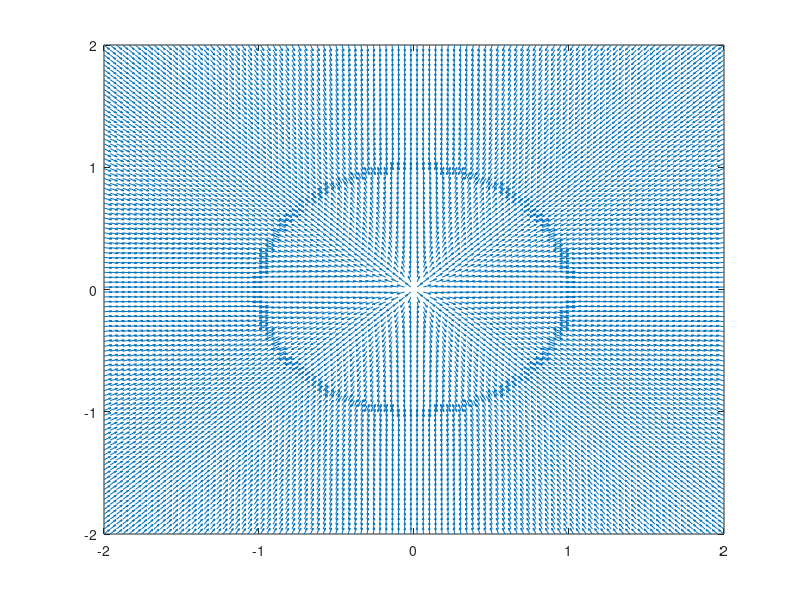

The MATLAB source for this figure: (Note: this script raises an error after producing the figure.)
function Ex10(varargin)
%%Ex10 plots the phase portrait of our model.
% The input should consist of 3 parameters.
% The first should define Δ, the second F and the third μ.

switch nargin
    case 0
        de=0;
        F=0;
        p0=1;
        mu=1;
    
    case 1
        de=varargin{1};
        F =0;
        p0=1;
        mu=1;
        
    case 2
        de=varargin{1};
        F =varargin{2};
        mu=1;
        p0=1;
        
    case 3
        de=varargin{1};
        F =varargin{2};  
        mu=varargin{3};
        p0=1;
        
    otherwise   
        disp('Error: Too many input arguments');
        return
end

dx=@(x,y) mu.*x-de.*y-x.*(x.^2 + y.^2)+F ;
dy=@(x,y) mu.*y+de.*x-y.*(x.^2 + y.^2);
[x2,y2] = meshgrid(-2:0.0404:2,-2:0.0404:2);
u=dx(x2,y2);
v=dy(x2,y2);

%[nu,nv]=NormalizeVector(u,v);

nu=u;
nv=v;
for i=1:length(u)
    for j=1:length(v)
        nu(i,j)=u(i,j)/sqrt(u(i,j)^2+v(i,j)^2);
        nv(i,j)=v(i,j)/sqrt(u(i,j)^2+v(i,j)^2);
    end
end

quiver(x2,y2,nu,nv);

hold on;
ax=@(y) (-de + sqrt(de.^2 +4.*y.* (-y.^3 + mu.*y +F)))/(2.*y);
bx=@(y) (-de - sqrt(de^2 +4.*y.* (-y.^3 + mu.*y +F)))/(2.*y);
ay=@(x) (de + sqrt(de.^2 +4.*x.* (-x.^3 + mu.*x)))/(2.*x);
by=@(x) (de - sqrt(de.^2 +4.*x.* (-x.^3 + mu.*x)))/(2.*x);


x1=linspace(-2,2,10001);
x21=linspace(-2,0);
x22=linspace(0,2);
for i=1:length(x1)
    ax1(i)=ax(x1(i));
    bx1(i)=bx(x1(i));
    ay1(i)=ay(x1(i));
    by1(i)=by(x1(i));
end
for i=1:length(x21);
    bx11(i)=bx(x21(i));
    bx12(i)=bx(x22(i));
    ay11(i)=ay(x21(i));
    ay12(i)=ay(x22(i));
    ax11(i)=ax(x21(i));
    ax12(i)=ax(x22(i));
    by11(i)=by(x21(i));
    by12(i)=by(x22(i));
end
ax1=CheckImagine(ax1);
bx11=CheckImagine(bx11);
bx12=CheckImagine(bx12);
ay11=CheckImagine(ay11);
ay12=CheckImagine(ay12);
ax11=CheckImagine(ax11);
ax12=CheckImagine(ax12);
by11=CheckImagine(by11);
by12=CheckImagine(by12);
bx1=CheckImagine(bx1);
ay1=CheckImagine(ay1);
by1=CheckImagine(by1);

Pf(mu, de, F);
if(p0)
    plot(x1,ax1,'r',ay1,x1,'b',x1,bx1,'r',by1,x1,'b');
else
    plot(x21,ax11,'r',x22,ax12,'r',by11,x21,'b',by12,x22,'b',x21,bx11,'r',x22,bx12,'r',ay11,x21,'b',ay12,x22,'b');
end
hold on;

axis([-2.5 2.5 -2.5 2.5]);

end

